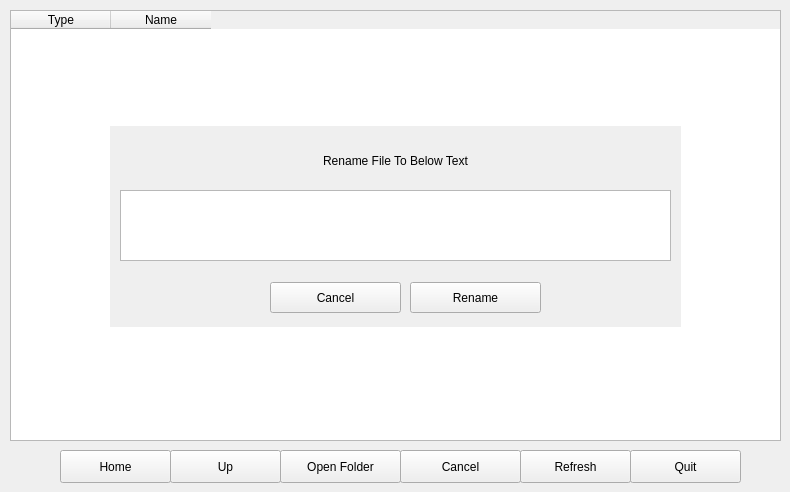
    <widget class="QWidget" name="tabLibrary">
     <attribute name="title">
      <string>Library</string>
     </attribute>
     <widget class="QTableWidget" name="tableWidgetLibrary">
      <property name="geometry">
       <rect>
        <x>10</x>
        <y>10</y>
        <width>771</width>
        <height>431</height>
       </rect>
      </property>
      <property name="editTriggers">
       <set>QAbstractItemView::NoEditTriggers</set>
      </property>
      <property name="tabKeyNavigation">
       <bool>false</bool>
      </property>
      <property name="showDropIndicator" stdset="0">
       <bool>false</bool>
      </property>
      <property name="selectionMode">
       <enum>QAbstractItemView::NoSelection</enum>
      </property>
      <property name="selectionBehavior">
       <enum>QAbstractItemView::SelectItems</enum>
      </property>
      <property name="gridStyle">
       <enum>Qt::SolidLine</enum>
      </property>
      <column>
       <property name="text">
        <string>Type</string>
       </property>
      </column>
      <column>
       <property name="text">
        <string notr="true">Name</string>
       </property>
      </column>
     </widget>
     <widget class="QPushButton" name="pbLibraryQuit">
      <property name="geometry">
       <rect>
        <x>630</x>
        <y>450</y>
        <width>111</width>
        <height>33</height>
       </rect>
      </property>
      <property name="text">
       <string>Quit</string>
      </property>
     </widget>
     <widget class="QPushButton" name="pbLibraryUp">
      <property name="geometry">
       <rect>
        <x>170</x>
        <y>450</y>
        <width>111</width>
        <height>33</height>
       </rect>
      </property>
      <property name="text">
       <string>Up</string>
      </property>
     </widget>
     <widget class="QPushButton" name="pbLibraryRefresh">
      <property name="geometry">
       <rect>
        <x>520</x>
        <y>450</y>
        <width>111</width>
        <height>33</height>
       </rect>
      </property>
      <property name="text">
       <string>Refresh</string>
      </property>
     </widget>
     <widget class="QPushButton" name="pbLibraryDowloadFolder">
      <property name="geometry">
       <rect>
        <x>280</x>
        <y>450</y>
        <width>121</width>
        <height>33</height>
       </rect>
      </property>
      <property name="text">
       <string>Open Folder</string>
      </property>
     </widget>
     <widget class="QPushButton" name="pbLibraryHome">
      <property name="geometry">
       <rect>
        <x>60</x>
        <y>450</y>
        <width>111</width>
        <height>33</height>
       </rect>
      </property>
      <property name="text">
       <string>Home</string>
      </property>
     </widget>
     <widget class="QPushButton" name="pbLibraryCancel">
      <property name="geometry">
       <rect>
        <x>400</x>
        <y>450</y>
        <width>121</width>
        <height>33</height>
       </rect>
      </property>
      <property name="text">
       <string>Cancel</string>
      </property>
     </widget>
     <widget class="QLabel" name="labelLibraryWidgetOverMainTable">
      <property name="geometry">
       <rect>
        <x>110</x>
        <y>126</y>
        <width>571</width>
        <height>201</height>
       </rect>
      </property>
      <property name="autoFillBackground">
       <bool>true</bool>
      </property>
      <property name="text">
       <string/>
      </property>
     </widget>
     <widget class="QPlainTextEdit" name="plainTextLibrarySetNewName">
      <property name="geometry">
       <rect>
        <x>120</x>
        <y>190</y>
        <width>551</width>
        <height>71</height>
       </rect>
      </property>
      <property name="placeholderText">
       <string notr="true"/>
      </property>
     </widget>
     <widget class="QPushButton" name="pbLibrarySetNewFileName">
      <property name="geometry">
       <rect>
        <x>410</x>
        <y>282</y>
        <width>131</width>
        <height>31</height>
       </rect>
      </property>
      <property name="text">
       <string>Rename</string>
      </property>
     </widget>
     <widget class="QPushButton" name="pbLibraryCancelRename">
      <property name="geometry">
       <rect>
        <x>270</x>
        <y>282</y>
        <width>131</width>
        <height>31</height>
       </rect>
      </property>
      <property name="text">
       <string>Cancel</string>
      </property>
     </widget>
     <widget class="QLabel" name="labelLibrarySetNewFileName">
      <property name="geometry">
       <rect>
        <x>120</x>
        <y>140</y>
        <width>551</width>
        <height>41</height>
       </rect>
      </property>
      <property name="text">
       <string>Rename File To Below Text</string>
      </property>
      <property name="alignment">
       <set>Qt::AlignCenter</set>
      </property>
     </widget>
    </widget>
